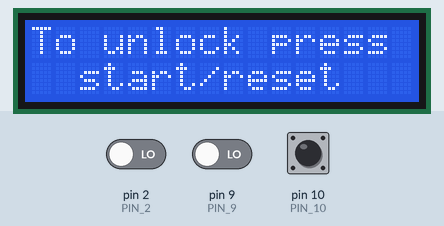
This sketch was run on a simulated Arduino Uno, built with avr-gcc and run on an emulated ATmega328P. Parts: 16×2 character LCD. The test bench sets the inputs (shaded band); at power-on: pin 10 (PIN_10) LOW, pin 9 (PIN_9) LOW, pin 2 (PIN_2) LOW. What the sketch prints to the serial monitor is not drawn.

Above: at 1.2 s.
1.3 s: pin 10 (PIN_10) pulsed HIGH 2 times (0.12 s each, 0.3 s apart)
At 2.6 s:
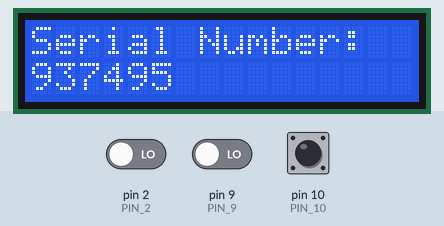
4.9 s: pin 9 (PIN_9) driven HIGH
At 7.1 s:
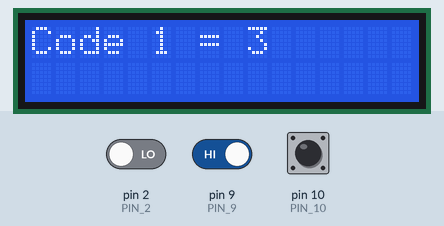
7.9 s: pin 10 (PIN_10) pulsed HIGH 5 times (0.12 s each, 0.3 s apart)
At 9.8 s:
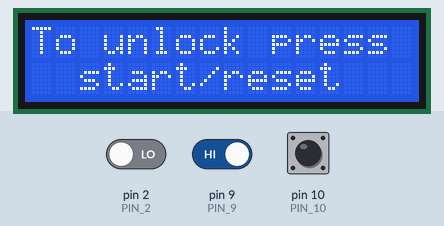
Timing chart, 0 to 11.3 s (numbered marks = the images above; inputs shaded):
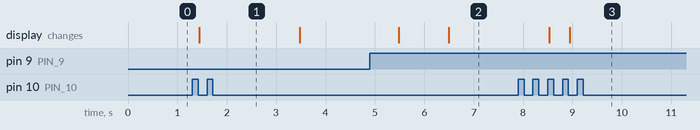

Measured:
- after the input at 1.3 s, the display: changes after 0.14 s (image 1)
- after the input at 4.9 s, the display: first changes after 0.58 s (image 2 shows a later state)
- after the input at 7.9 s, the display: first differs from a run without the input after 1.1 s (image 3)

The sketch:

Keep_Talking.ino
```cpp
//include libraries
#include <Wire.h>
#include <LiquidCrystal_I2C.h>

//register lcd panel
LiquidCrystal_I2C lcd(0x3F, 2, 1, 0, 4, 5, 6, 7, 3, POSITIVE);

//define the pins
#define PIN_2 2
#define PIN_3 3
#define PIN_4 4
#define PIN_5 5
#define PIN_6 6
#define PIN_9 9
#define PIN_10 10

//register variables
boolean wire = false;
boolean button_check = false;
boolean button_done = false;
boolean begun = false;
boolean done = false;

void setup() {
    // register lcd, sixteen characters across 2 lines
    lcd.begin(16,2);
    lcd.backlight();

    //register pins
    pinMode(PIN_2, INPUT);
    pinMode(PIN_3, INPUT);
    pinMode(PIN_4, INPUT);
    pinMode(PIN_5, INPUT);
    pinMode(PIN_6, INPUT);
    pinMode(PIN_9, INPUT);
    pinMode(PIN_10, INPUT);

    //debug
    Serial.begin(9600);

    //print serial
    lcd.clear();
    lcd.setCursor(0,0);
    lcd.print("To unlock press");
    lcd.setCursor(0,1);
    lcd.print("  start/reset");

}

void loop() {
    //Serial.println("wire " + String(wire));
    //Serial.println("button_check " + String(button_check));
    //Serial.println("button_done " + String(button_done));
    //Serial.println("begun " + String(begun));
    if(digitalRead(PIN_10)){
        while(digitalRead(PIN_10)){ int filler = 0; }
        if(!begun){
            Serial.println("a");
            lcd.clear();
            lcd.setCursor(0,0);
            lcd.print("Serial Number:");
            lcd.setCursor(0,1);
            lcd.print("937495");
            delay(2000);
            lcd.clear();
            lcd.setCursor(0,0);
            lcd.print("Unlock session");
            lcd.setCursor(0,1);
            lcd.print("started!");
            begun = true;
        }else{
            Serial.println("b");
            wire = false;
            button_check = false;
            button_done = false;
            begun = false;
            done = false;
            lcd.clear();
            lcd.setCursor(0,0);
            lcd.print("To unlock press");
            lcd.setCursor(0,1);
            lcd.print("  start/reset");
            delay(1000);
        }
    }
    if(begun){
        if(!wire){
            wireCut();
        }
        if(!button_done){
            buttonPressed();
        }
    }
    if(wire && !button_done){
        lcd.setCursor(0,0);
        lcd.print("Wire test done  ");
    }else if(button_done && !wire){
        lcd.setCursor(0,1);
        lcd.print("Button pressed  ");
    }else if(wire && button_done && !done){
        lcd.clear();
        lcd.setCursor(0,0);
        lcd.print("Please complete");
        lcd.setCursor(0,1);
        lcd.print("the 2nd test!");
        delay(100);
        done = true;
    }
}

void wireCut(){
    if(!(digitalRead(PIN_2))){
        Serial.println("2 broken");
        wire = true;
        lcd.clear();
        lcd.print("Code 3 = 1");
        delay(2000);
        lcd.clear();
    }else if(!(digitalRead(PIN_3))){
        Serial.println("3 broken");
        wire = true;
        lcd.clear();
        lcd.print("Code 3 = 5");
        delay(2000);
        lcd.clear();
    }else if(!(digitalRead(PIN_4))){
        Serial.println("4 broken");
        wire = true;
        lcd.clear();
        lcd.print("Code 3 = 3");
        delay(2000);
        lcd.clear();
    }else if(!(digitalRead(PIN_5))){
        Serial.println("5 broken");
        wire = true;
        lcd.clear();
        lcd.print("Code 3 = 2");
        delay(2000);
        lcd.clear();
    }else if(!(digitalRead(PIN_6))){
        Serial.println("6 broken");
        wire = true;
        lcd.clear();
        lcd.print("Code 3 = 4");
        delay(2000);
        lcd.clear();
    }
}

void buttonPressed(){
    if(digitalRead(PIN_9)){
        Serial.println("Reading da 9 yo");
        for(int i = 0; i < 100; i++){
            delay(10);
            if(!(digitalRead(PIN_9))){
                button_check = true;
                Serial.println("true");
                break;
            }
        }
        if(button_check){
            lcd.clear();
            lcd.print("Code 1 = 5");
        }else{
            lcd.clear();
            lcd.print("Code 1 = 3");
        }
        delay(2000);
        lcd.clear();
        button_done = true;
    }
}
```
